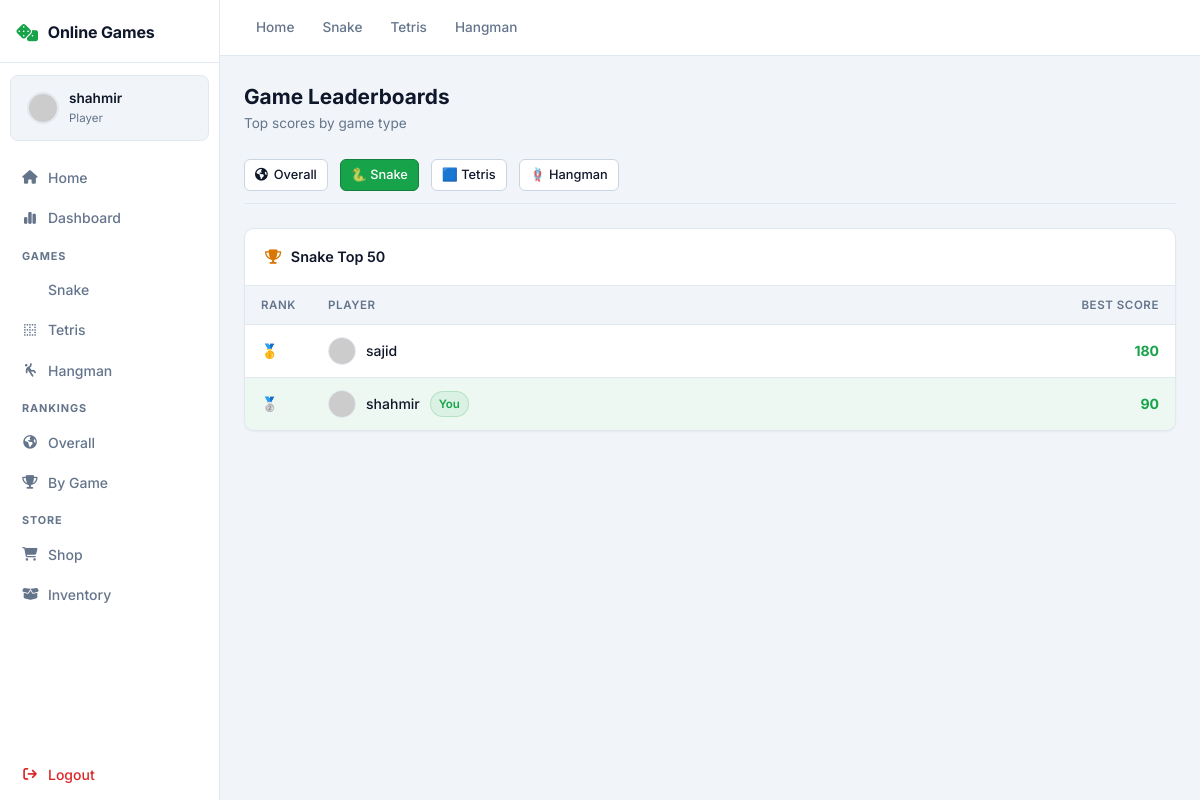
Screenshot of /game/leaderboard (signed in) with the database file from the repository.
### tables this page shows
CREATE TABLE USERS (
    id INTEGER PRIMARY KEY AUTOINCREMENT,
    username TEXT NOT NULL UNIQUE,
    email TEXT NOT NULL UNIQUE,
    password_hash TEXT NOT NULL,
    role TEXT NOT NULL DEFAULT 'player' CHECK (role IN ('player', 'admin')),
    created_at TEXT NOT NULL DEFAULT CURRENT_TIMESTAMP
);

### routes/game.py (the view)
@game_bp.route("/leaderboard")
def leaderboard():
    game_type = request.args.get("g", "snake")
    if game_type not in ["snake", "tetris", "hangman"]:
        game_type = "snake"
    db = get_db()
    rows = db.execute(
        """
        SELECT u.username, MAX(s.score) AS best_score
        FROM SCORES s
        JOIN USERS u ON u.id = s.user_id
        WHERE s.game_type = ?
        GROUP BY s.user_id
        ORDER BY best_score DESC
        LIMIT 50
        """,
        (game_type,)
    ).fetchall()
    return render_template("game/leaderboard.html", leaderboard=rows, current_game=game_type)

### app.py (called while the page is built)
def register_database(app: Flask) -> None:
    def get_db() -> sqlite3.Connection:
        if "db" not in g:
            g.db = sqlite3.connect(app.config["DATABASE"])
            g.db.row_factory = sqlite3.Row
        return g.db
    def close_db(_error=None) -> None:
        db = g.pop("db", None)
        if db is not None:
            db.close()
    def init_db() -> None:
        db = get_db()
        with app.open_resource("schema.sql") as schema_file:
            db.executescript(schema_file.read().decode("utf-8"))
        db.commit()
    app.teardown_appcontext(close_db)
    app.extensions["get_db"] = get_db
    app.extensions["init_db"] = init_db

### routes/game.py (called while the page is built)
def get_db():
    return current_app.extensions["get_db"]()

### templates/game/leaderboard.html (shortened to what this page needs)
{% extends "base.html" %}
{% block content %}
<div style="display:flex; justify-content:space-between; align-items:center; margin-bottom:24px;">
    <div>
        <h2 style="font-size:1.3rem; font-weight:700;">Game Leaderboards</h2>
        <p style="color:var(--text-muted); font-size:0.85rem; margin:0;">Top scores by game type</p>
    </div>
</div>
<div style="display:flex; gap:12px; margin-bottom:24px; border-bottom:1px solid var(--border-color); padding-bottom:12px;">
    <a href="{{ url_for('game.leaderboard_overall') }}" class="btn btn-sm btn-secondary"><i class="fa-solid fa-earth-americas"></i> Overall</a>
    <a href="{{ url_for('game.leaderboard', g='snake') }}" class="btn btn-sm {% if current_game == 'snake' %}btn-primary{% else %}btn-secondary{% endif %}">🐍 Snake</a>
    <a href="{{ url_for('game.leaderboard', g='tetris') }}" class="btn btn-sm {% if current_game == 'tetris' %}btn-primary{% else %}btn-secondary{% endif %}" >🟦 Tetris</a>
    <a href="{{ url_for('game.leaderboard', g='hangman') }}" class="btn btn-sm {% if current_game == 'hangman' %}btn-primary{% else %}btn-secondary{% endif %}" >🪢 Hangman</a>
</div>
<div class="table-container">
    <div class="table-header-row">
        <h3><i class="fa-solid fa-trophy" style="color:var(--accent-amber); margin-right:6px;"></i> {{ current_game|capitalize }} Top 50</h3>
    </div>
    <table>
        <thead>
            <tr>
                <th style="width:60px;">Rank</th>
                <th>Player</th>
                <th style="text-align:right;">Best Score</th>
            </tr>
        </thead>
        <tbody>
            {% for row in leaderboard %}
            <tr {% if row['username'] == session.get('username') %}class="highlight-row"{% endif %}>
                <td class="rank-col">
                    {% if loop.index == 1 %}🥇
                    {% elif loop.index == 2 %}🥈
                    {% elif loop.index == 3 %}🥉
                    {% else %}{{ loop.index }}{% endif %}
                </td>
                <td>
                    <div style="display:flex; align-items:center; gap:10px;">
                        <img src="https://api.dicebear.com/7.x/bottts/svg?seed={{ row['username'] }}&backgroundColor=f0fdf4" alt="" style="width:28px;height:28px;border-radius:50%;border:1px solid var(--border-color);">
                        <span style="font-weight:500;">{{ row['username'] }}</span>
                        {% if row['username'] == session.get('username') %}
                        <span class="badge badge-green">You</span>
                        {% endif %}
                    </div>
                </td>
                <td class="score-col">{{ row['best_score'] }}</td>
            </tr>
            {% else %}
            <tr><td colspan="3" style="text-align:center; color:var(--text-muted); padding:32px;">No scores yet. Start playing!</td></tr>
            {% endfor %}
        </tbody>
    </table>
</div>
{% endblock %}

### templates/base.html (shortened to what this page needs)
<!DOCTYPE html>
<html lang="en">
<head>
    <link rel="stylesheet" href="https://cdnjs.cloudflare.com/ajax/libs/font-awesome/6.4.0/css/all.min.css">
    <link rel="stylesheet" href="{{ url_for('static', filename='css/style.css') }}">
</head>
<body>
{% if session.get('user_id') %}
<div class="app-shell">
    <aside class="sidebar">
        <div class="brand">
            <i class="fa-solid fa-dice"></i>
            <span>Online Games</span>
        </div>
        <div class="pilot-card">
            <div class="pilot-avatar">
                <img src="https://api.dicebear.com/7.x/bottts/svg?seed={{ session.get('username', 'P') }}&backgroundColor=f0fdf4" alt="avatar">
            </div>
            <div class="pilot-info">
                <div class="pilot-name">{{ session.get('username', 'Player') }}</div>
                <div class="pilot-rank">Player</div>
            </div>
        </div>
        <nav class="side-nav">
            <a href="{{ url_for('game.lobby') }}" class="{% if request.endpoint == 'game.lobby' %}active{% endif %}">
                <i class="fa-solid fa-house"></i> Home
            </a>
            <a href="{{ url_for('game.dashboard') }}" class="{% if request.endpoint == 'game.dashboard' %}active{% endif %}">
                <i class="fa-solid fa-chart-simple"></i> Dashboard
            </a>
            <div style="padding: 8px 12px 4px; font-size:0.68rem; font-weight:700; letter-spacing:0.08em; text-transform:uppercase; color:var(--text-muted);">Games</div>
            <a href="{{ url_for('game.play') }}" class="{% if request.endpoint == 'game.play' %}active{% endif %}">
                 Snake
            </a>
            <a href="{{ url_for('game.tetris') }}" class="{% if request.endpoint == 'game.tetris' %}active{% endif %}">
                <i class="fa-solid fa-border-none"></i> Tetris
            </a>
            <a href="{{ url_for('game.hangman') }}" class="{% if request.endpoint == 'game.hangman' %}active{% endif %}">
                <i class="fa-solid fa-person-falling"></i> Hangman
            </a>
            <div style="padding: 8px 12px 4px; font-size:0.68rem; font-weight:700; letter-spacing:0.08em; text-transform:uppercase; color:var(--text-muted);">Rankings</div>
            <a href="{{ url_for('game.leaderboard_overall') }}" class="{% if request.endpoint == 'game.leaderboard_overall' %}active{% endif %}">
                <i class="fa-solid fa-earth-americas"></i> Overall
            </a>
            <a href="{{ url_for('game.leaderboard', game_type='snake') }}" class="{% if request.endpoint == 'game.leaderboard' and request.args.get('g') == 'snake' %}active{% endif %}">
                <i class="fa-solid fa-trophy"></i> By Game
            </a>
            <div style="padding: 8px 12px 4px; font-size:0.68rem; font-weight:700; letter-spacing:0.08em; text-transform:uppercase; color:var(--text-muted);">Store</div>
            <a href="{{ url_for('shop.shop_home') }}" class="{% if request.endpoint == 'shop.shop_home' %}active{% endif %}">
                <i class="fa-solid fa-cart-shopping"></i> Shop
            </a>
            <a href="{{ url_for('shop.inventory') }}" class="{% if request.endpoint == 'shop.inventory' %}active{% endif %}">
                <i class="fa-solid fa-box-open"></i> Inventory
            </a>
            <div class="nav-spacer"></div>
            <a href="{{ url_for('auth.logout') }}" class="logout-link">
                <i class="fa-solid fa-arrow-right-from-bracket"></i> Logout
            </a>
        </nav>
    </aside>
    <div class="content-shell">
        <header class="shell-topbar">
            <nav class="top-nav">
                <a href="{{ url_for('game.lobby') }}" class="{% if request.endpoint == 'game.lobby' %}active{% endif %}">Home</a>
                <a href="{{ url_for('game.play') }}" class="{% if request.endpoint == 'game.play' %}active{% endif %}">Snake</a>
                <a href="{{ url_for('game.tetris') }}" class="{% if request.endpoint == 'game.tetris' %}active{% endif %}">Tetris</a>
                <a href="{{ url_for('game.hangman') }}" class="{% if request.endpoint == 'game.hangman' %}active{% endif %}">Hangman</a>
            </nav>
        </header>
        <main class="shell-main">
{% endif %}
        {% block content %}{% endblock %}
        </main>
    </div>
</div>
</body>
</html>

### rows the page displays
USERS: get "shahmir", username "shahmir", shows "You", best_score "90"
USERS: username "sajid", best_score "180"

### other values shown
{{ current_game|capitalize }} "Snake"
